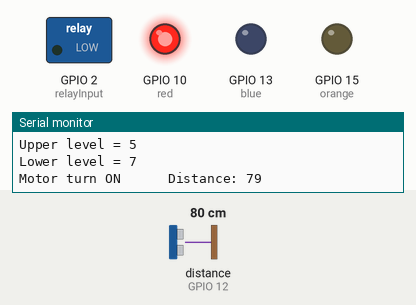
This sketch was run on a simulated ESP8266 (NodeMCU). Parts: switched loads named in the sketch (green lamp = pin HIGH), output pins drawn as LEDs (lit = HIGH), the last lines printed to the serial monitor. Wiring (inferred from the names in the program): ultrasonic range finder: trigger GPIO 14; echo GPIO 12. Inputs (shaded band) come from the test bench; at power-on: distance to the obstacle (sensor on GPIO 12) 80 cm. The echo pulse lasts 58.3 µs per cm; WiFi joins after 1.5 s; servers stay silent unless stated; random numbers use the default seed unless the sketch sets one; no MQTT or app messages arrive unless stated; pins used as bus, display or sensor lines are not drawn.

Above: at 2.7 s.
2.8 s: distance to the obstacle (sensor on GPIO 12) set to 2 cm
At 4.8 s:
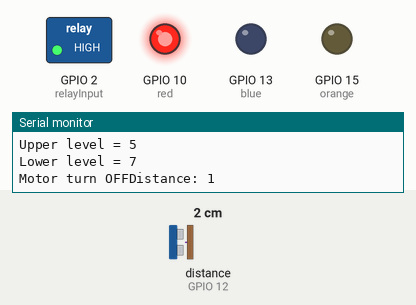
5.1 s: distance to the obstacle (sensor on GPIO 12) set to 5 cm
At 6.2 s:
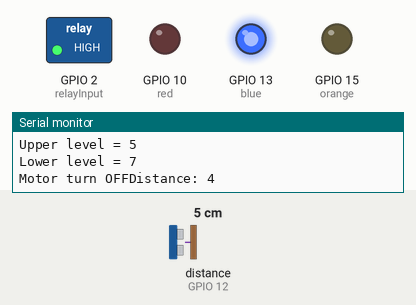
11.2 s: distance to the obstacle (sensor on GPIO 12) set to 9 cm
At 12.2 s:
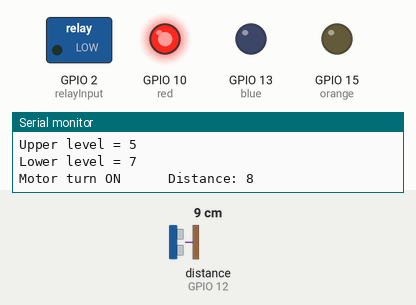
13.3 s: distance to the obstacle (sensor on GPIO 12) set to 4 cm
At 14.7 s:
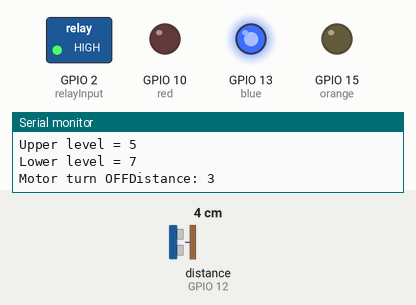
Timing chart, 0 to 16.3 s (numbered marks = the images above; inputs shaded):
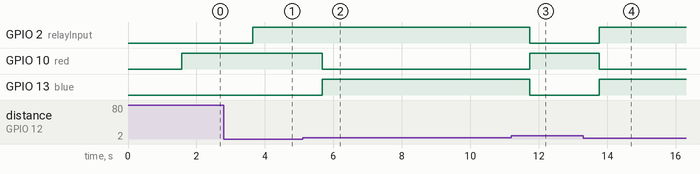

The sketch:

codeVersion1.ino
```cpp
#include <ESP8266WiFi.h>
#include <PubSubClient.h>

// --------------------------------------------------
const int trigPin = 14;
const int echoPin = 12;
const int relayInput = 2; // the input to the relay pin
const int red = 10 ;// 1
const int orange = 15 ;// 2
const int blue = 13 ;// 3
int high  = 5;
int low = 7;


long duration;
int distance;
// ----------------------------------------------------

const char* ssid = "Jaya3_miA2lite";
const char* password = "abcd1234";
const char* mqtt_server = "91.121.93.94";

WiFiClient espClient;
PubSubClient client(espClient);
unsigned long lastMsg = 0;
#define MSG_BUFFER_SIZE	(50)
char msg[MSG_BUFFER_SIZE];
int value;

void changeHigh(int higherLevel){
  high = higherLevel;

}

void changeLow(int lowerLevel){
  low = lowerLevel;

}

void setup_wifi() {

  delay(10);
  // We start by connecting to a WiFi network
  Serial.println();
  Serial.print("Connecting to ");
  Serial.println(ssid);

  WiFi.mode(WIFI_STA);
  WiFi.begin(ssid, password);

  while (WiFi.status() != WL_CONNECTED) {
    delay(500);
    Serial.print(".");
  }

  randomSeed(micros());

  Serial.println("");
  Serial.println("WiFi connected");
  Serial.println("IP address: ");
  Serial.println(WiFi.localIP());
}

void callback(char* topic, byte* payload, unsigned int length) {
  Serial.print("Message arrived on topic [");
  Serial.print(topic);
  Serial.print("] ");
  Serial.println((char)payload[0]);

  if (strcmp(topic, "tank/level/setlower")){
      low = high;
      high = (char)payload[0] - 48;

      Serial.print("high level changed to " );
      Serial.println(high);

  }else if (strcmp(topic, "tank/level/setupper")){
    low = (char)payload[0] - 48;
    // changeLow((int)payload[0]);

      Serial.print("low level changed to " );
      Serial.println(low);

  }else{

  }


}

void reconnect() {
  // Loop until we're reconnected
  while (!client.connected()) {
    Serial.print("Attempting MQTT connection...");
    // Create a random client ID
    String clientId = "ESP8266Client-";
    clientId += String(random(0xffff), HEX);
    // Attempt to connect
    if (client.connect(clientId.c_str())) {
      Serial.println("MQTT connected");
      // Once connected, publish an announcement...
      // client.publish("tank/#", "Mqtt connected");
      // ... and resubscribe
      client.subscribe("tank/motor");
      client.subscribe("tank/level/setupper");
      client.subscribe("tank/level/setlower");


    } else {
      Serial.print("failed, rc=");
      Serial.print(client.state());
      Serial.println(" try again in 5 seconds");
      // Wait 5 seconds before retrying
      delay(5000);
    }
  }
}

void setup() {
  pinMode(red, OUTPUT);
  pinMode(orange, OUTPUT);
  pinMode(blue, OUTPUT);

  pinMode(trigPin, OUTPUT); // Sets the trigPin as an Output
  pinMode(echoPin, INPUT); // Sets the echoPin as an Input
  pinMode(relayInput, OUTPUT); // initialize pin as OUTPUT
  pinMode(BUILTIN_LED, OUTPUT);     // Initialize the BUILTIN_LED pin as an output
  Serial.begin(9600);
  setup_wifi();
  client.setServer(mqtt_server, 1883);
  client.setCallback(callback);
}

void loop() {

  // -----------------------------------------------------------
  // Clears the trigPin
  digitalWrite(trigPin, LOW);
  delayMicroseconds(2);

  // Sets the trigPin on HIGH state for 10 micro seconds
  digitalWrite(trigPin, HIGH);
  delayMicroseconds(10);
  digitalWrite(trigPin, LOW);

  // Reads the echoPin, returns the sound wave travel time in microseconds
  duration = pulseIn(echoPin, HIGH);

  // Calculating the distance
  distance= duration*0.034/2;
  // ---------------------------------------------------------------

  if (!client.connected()) {
    reconnect();
  }
  client.loop();

  unsigned long now = millis();
  if (now - lastMsg > 2000) {
    lastMsg = now;
    // ++value;
    snprintf (msg, MSG_BUFFER_SIZE, "Distance is :%ld", distance);
    Serial.print("Published distance: ");
    Serial.println(distance);
    client.publish("tank/level/get", msg);
  }

  if(distance >= 3 && distance < 5){
  //full
  digitalWrite(blue, HIGH);
  digitalWrite(red, LOW);
  digitalWrite(orange, LOW);
}else if(distance >=5 && distance < 6){
  //mid
  digitalWrite(orange, HIGH);
    digitalWrite(blue, LOW);
  digitalWrite(red, LOW);
}else if(distance >=6){
  //low
  digitalWrite(red, HIGH);
    digitalWrite(blue, LOW);
  digitalWrite(orange, LOW);
}

  Serial.print("Upper level = ");
  Serial.println(high);
  Serial.print("Lower level = ");
  Serial.println(low);

  // -----------------------------------------------------------------
  if (distance <= high) {
    digitalWrite(relayInput, HIGH); // turn relay off
    Serial.print("Motor turn OFF");
    //changeHigh(5);
    changeLow(7);


  } else if (distance >= low) {
    digitalWrite(relayInput, LOW); // turn relay on
    Serial.print("Motor turn ON      ");

  } else{


  }
  // Prints the distance on the Serial Monitor
  Serial.print("Distance: ");
  Serial.println(distance);
  delay(1000);
  //---------------------------------------------------------------
}
```

Measured:
- the behaviour switches between 3 and 4 cm on distance to the obstacle (sensor on GPIO 12) (found by bisection; images 1 and 2)
- after the input at 2.8 s, GPIO 2 (relayInput): LOW → HIGH after 0.85 s
- after the input at 5.1 s, GPIO 10 (red): HIGH → LOW after 0.57 s; GPIO 13 (blue): LOW → HIGH after 0.57 s
- after the input at 11.2 s, GPIO 2 (relayInput), GPIO 13 (blue): HIGH → LOW after 0.54 s; GPIO 10 (red): LOW → HIGH after 0.54 s
- after the input at 13.3 s, GPIO 2 (relayInput), GPIO 13 (blue): LOW → HIGH after 0.47 s; GPIO 10 (red): HIGH → LOW after 0.47 s
